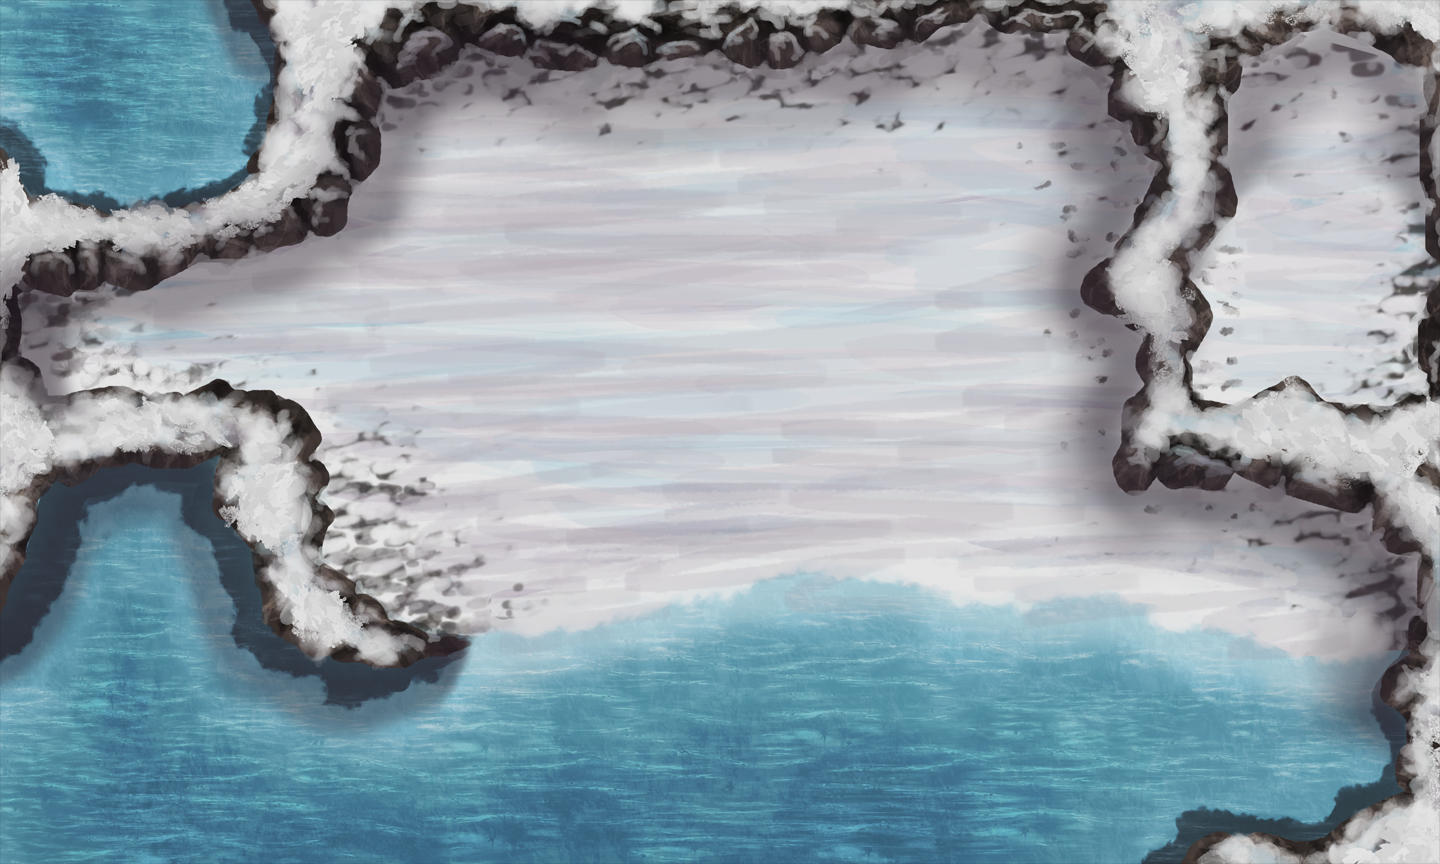

A 2D game scene composited from a Tiled map and its tileset images. What follows is a short description and the map's XML, with each tile layer's data collapsed to a summary:
An orthogonal 40x24 tile map with 36x36 px tiles, 4 tile layers (bg, hWalls, vWalls, tiles).

<map version="1.0" orientation="orthogonal" width="40" height="24" tilewidth="36" tileheight="36">
 <properties>
  <property name="itemGoal" value="1" />
  <property name="itemSize" value="0" />
  <property name="moveObj" value="0" />
  <property name="playerLocation" value="!json! {&quot;x&quot;: 20, &quot;y&quot;:12 }" />
  <property name="secondPlayerLocation" value="!json! {&quot;x&quot;: -1, &quot;y&quot;:-1 }" />
  <property name="tutorial" value="false" />
 </properties>
 <tileset firstgid="1" name="4-2" tilewidth="1440" tileheight="864">
  <tileoffset x="-720" y="432" />
  <image source="../../../art/background/4/4-2.png" trans="000000" width="1440" height="864" />
 </tileset>
 <layer name="bg" width="40" height="24" opacity="0.9">
  <data>[960 cells, 1 non-empty, 1 distinct tile ids]</data>
 </layer>
 <layer name="hWalls" width="40" height="24">
  <data>[960 cells, 0 non-empty, 0 distinct tile ids]</data>
 </layer>
 <layer name="vWalls" width="40" height="24">
  <data>[960 cells, 0 non-empty, 0 distinct tile ids]</data>
 </layer>
 <layer name="tiles" width="40" height="24">
  <data>[960 cells, 0 non-empty, 0 distinct tile ids]</data>
 </layer>
</map>
